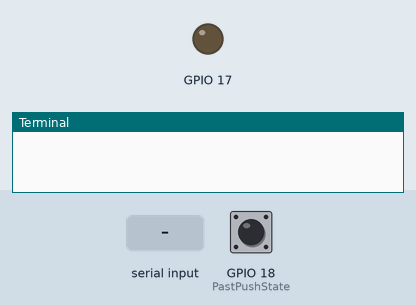
Recording of a program running on a simulated Raspberry Pi (BCM pin numbers). On the bench: output pins drawn as LEDs (lit = HIGH), the last lines printed to the terminal. The inputs (shaded band) are chosen by the test bench; at power-on: GPIO 18 (PastPushState) LOW. At 10.1 s the program stops and its outputs stay as they are.

Above: at 1.2 s.
1.3 s: GPIO 18 (PastPushState) pulled HIGH for 0.15 s
At 2.5 s:
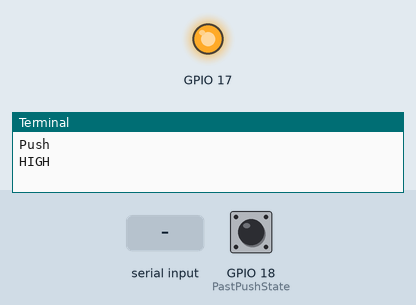
2.9 s: GPIO 18 (PastPushState) pulled HIGH for 1 s
At 3.8 s:
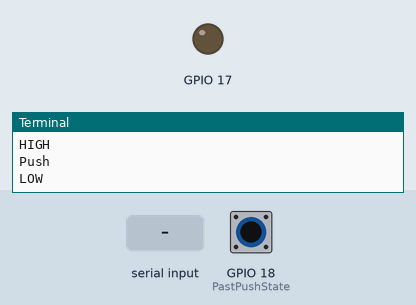
5.4 s: GPIO 18 (PastPushState) pulled HIGH for 3.2 s
At 6.0 s:
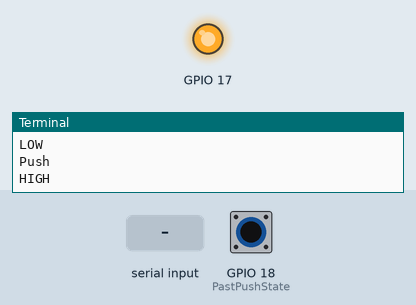
10.1 s: "1" typed at the terminal, then Enter
At 11.2 s:
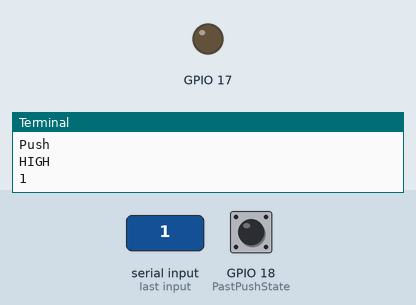
Timing chart, 0 to 11.6 s (numbered marks = the images above; inputs shaded):
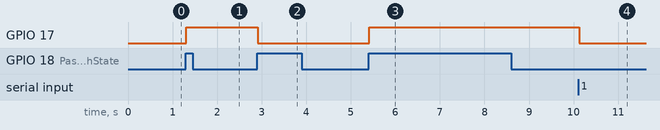

Measured:
- after the input at 1.3 s, GPIO 17: LOW → HIGH at once
- after the input at 2.9 s, GPIO 17: HIGH → LOW at once
- after the input at 5.4 s, GPIO 17: LOW → HIGH at once
- after the input at 10.1 s, GPIO 17: HIGH → LOW at once

The program:

PushButton.py
```python
import RPi.GPIO as GPIO
import sys, select, os
import time

def CheckQuit():
    if sys.stdin in select.select([sys.stdin], [], [], 0)[0]:
        line = raw_input()
        return 1;
    return 0;

GPIO.setmode(GPIO.BCM);

GPIO.setup(17, GPIO.OUT);
GPIO.setup(18, GPIO.IN);

LEDState = 0;
PastPushState = 0;
GPIO.output(17, GPIO.LOW);

while(1):
    if CheckQuit(): break;
    if GPIO.input(18) and not PastPushState:
        print "Push"
        if not LEDState:
            GPIO.output(17, GPIO.HIGH);
            LEDState = 1
            print "HIGH"
        else:
            GPIO.output(17, GPIO.LOW);
            LEDState = 0
            print "LOW"

    PastPushState = GPIO.input(18)
    time.sleep(.1);

GPIO.cleanup();
```
